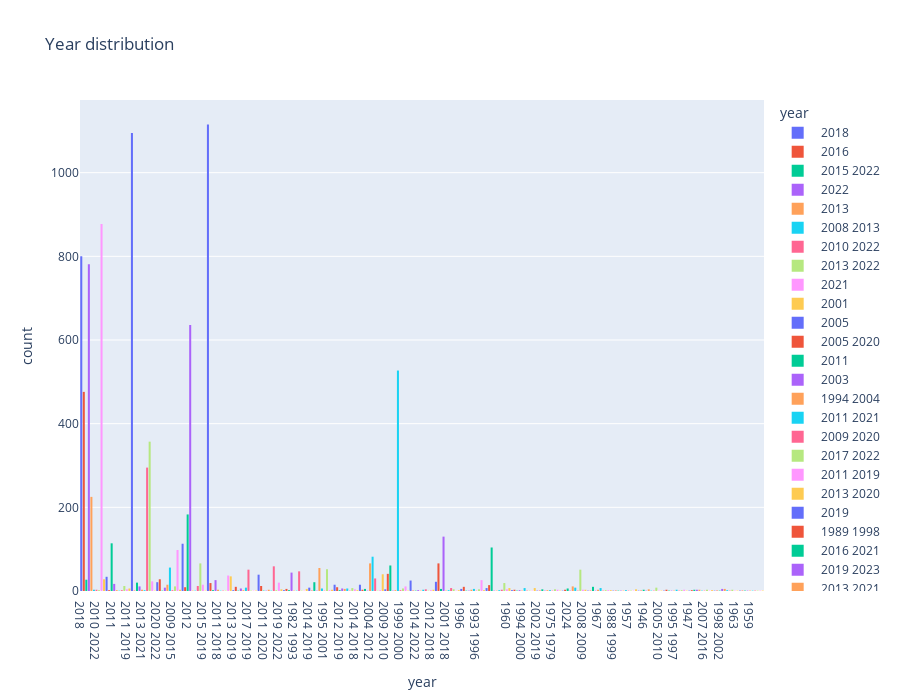

Write notebook code for a chart like this one.
### Code cell
hist = px.histogram(df['year'] , x='year' , title='Year distribution',color='year' , height=700 , width=900)
hist.show()
